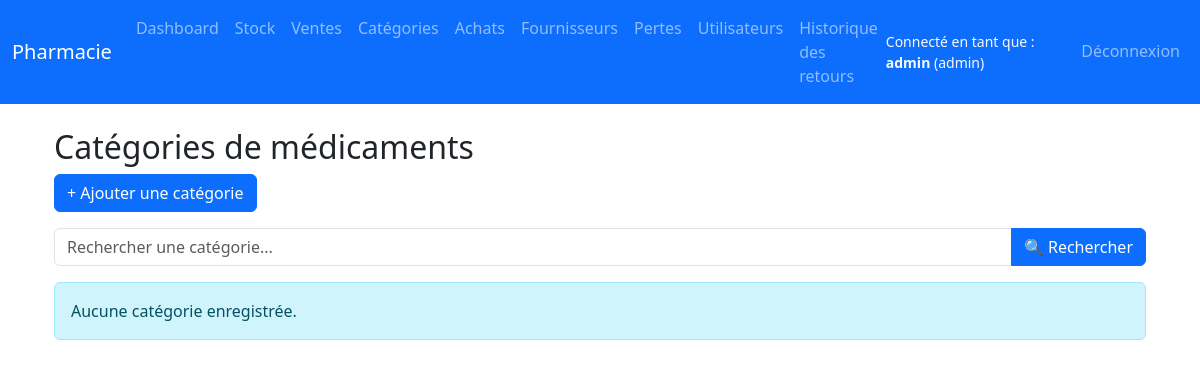
The app's page /categories/ (signed in), older data.
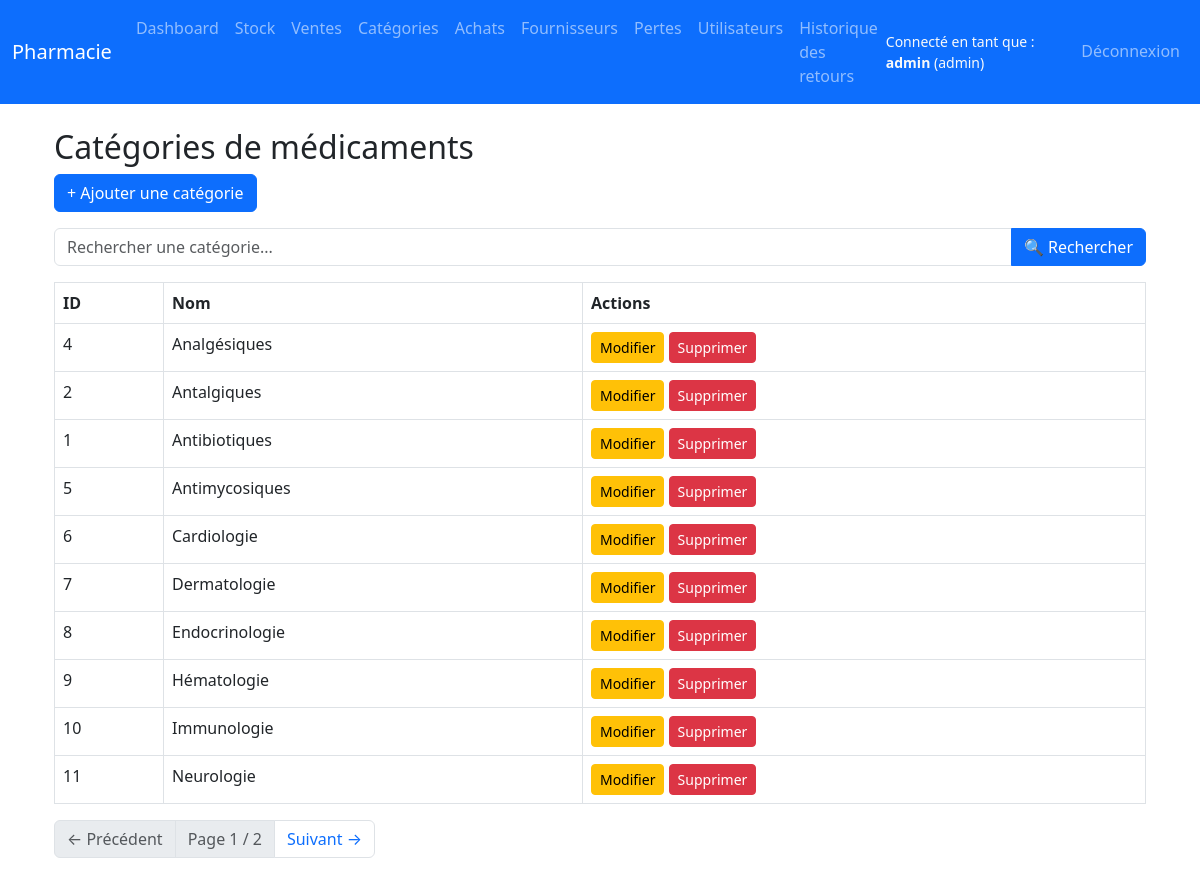
The same page, newer data.
### app/models.py (models this page shows)
class User(UserMixin, db.Model):
    id = db.Column(db.Integer, primary_key=True)
    username = db.Column(db.String(80), unique=True, nullable=False)
    password = db.Column(db.String(200), nullable=False)
    role = db.Column(db.String(20), nullable=False)  # admin, pharmacien, vendeur...
    is_active = db.Column(db.Boolean, default=True)
    sales = db.relationship('Sale', back_populates='user')

class Category(db.Model):
    id = db.Column(db.Integer, primary_key=True)
    name = db.Column(db.String(50), nullable=False)
    drugs = db.relationship('Drug', back_populates='category')

### app/routes/category.py (the view)
@bp.route('/')
@login_required
@staff_required
def list_categories():
    search_query = request.args.get('search', '', type=str)
    page = request.args.get('page', 1, type=int)
    per_page = 10  # Nombre de catégories par page
    query = Category.query
    if search_query:
        query = query.filter(Category.name.ilike(f"%{search_query}%"))
    pagination = query.order_by(Category.name.asc()).paginate(page=page, per_page=per_page)
    categories = pagination.items
    delete_form_category = DeleteCategoryForm()
    return render_template(
        'categories/list.html',
        categories=categories,
        pagination=pagination,
        search_query=search_query,
        delete_form_category=delete_form_category
    )

### app/forms.py
class DeleteCategoryForm(FlaskForm):
    pass

### app/routes/auth.py (called while the page is built)
@login_manager.user_loader
def load_user(user_id):
    return User.query.get(int(user_id))

### app/routes/supplier.py (called while the page is built)
def staff_required(f):
    from functools import wraps
    @wraps(f)
    def decorated_function(*args, **kwargs):
        if not current_user.is_authenticated or current_user.role not in ['admin', 'pharmacien']:
            abort(403)
        return f(*args, **kwargs)
    return decorated_function

### app/templates/categories/list.html (shortened to what this page needs)
{% extends 'base.html' %}
{% block content %}
<div class="container mt-4">
    <h2>Catégories de médicaments</h2>
    <a href="{{ url_for('category.add_category') }}" class="btn btn-primary mb-3">+ Ajouter une catégorie</a>
    <form method="get" class="mb-3">
        <div class="input-group">
            <input type="text" name="search" class="form-control" placeholder="Rechercher une catégorie..."
                value="{{ search_query }}">
            <button class="btn btn-primary" type="submit">🔍 Rechercher</button>
        </div>
    </form>
  {% if categories %}
  <table class="table table-bordered table-hover">
    <thead>
      <tr>
        <th>ID</th>
        <th>Nom</th>
        <th>Actions</th>
      </tr>
    </thead>
    <tbody>
      {% for category in categories %}
      <tr>
        <td>{{ category.id }}</td>
        <td>{{ category.name }}</td>
        <td>
          <a href="{{ url_for('category.edit_category', category_id=category.id) }}" class="btn btn-sm btn-warning">Modifier</a>
        <button type="button" class="btn btn-danger btn-sm" data-bs-toggle="modal" data-bs-target="#deleteModal{{ category.id }}">
          Supprimer
        </button>
        </td>
      </tr>
      {% endfor %}
    </tbody>
  </table>
  <nav aria-label="Pagination">
    <ul class="pagination">
        {% if pagination.has_prev %}
        <li class="page-item">
            <a class="page-link" href="?page={{ pagination.prev_num }}&search={{ search_query }}">← Précédent</a>
        </li>
        {% else %}
        <li class="page-item disabled"><span class="page-link">← Précédent</span></li>
        {% endif %}
        <li class="page-item disabled"><span class="page-link">Page {{ pagination.page }} / {{ pagination.pages }}</span></li>
        {% if pagination.has_next %}
        <li class="page-item">
            <a class="page-link" href="?page={{ pagination.next_num }}&search={{ search_query }}">Suivant →</a>
        </li>
        {% else %}
        <li class="page-item disabled"><span class="page-link">Suivant →</span></li>
        {% endif %}
    </ul>
  </nav>
  {% else %}
    <div class="alert alert-info">Aucune catégorie enregistrée.</div>
  {% endif %}
</div>
{% endblock %}

### app/templates/base.html (shortened to what this page needs)
<!DOCTYPE html>
<html lang="fr">
<head>
    <link href="https://cdn.jsdelivr.net/npm/bootstrap@5.3.0/dist/css/bootstrap.min.css" rel="stylesheet" />
    <link rel="stylesheet" href="https://cdn.jsdelivr.net/npm/bootstrap-icons@1.8.0/font/bootstrap-icons.css">
</head>
<body>
<nav class="navbar navbar-expand-lg navbar-dark bg-primary">
    <div class="container-fluid">
        <a class="navbar-brand" href="{{ url_for('dashboard.dashboard') }}">Pharmacie</a>
        <div class="collapse navbar-collapse" id="navMenu">
            {% if current_user.is_authenticated %}
            <ul class="navbar-nav me-auto mb-2 mb-lg-0">
                <li class="nav-item">
                    <a class="nav-link" href="{{ url_for('dashboard.dashboard') }}">Dashboard</a>
                </li>
                <li class="nav-item">
                    <a class="nav-link" href="{{ url_for('drug.list_drugs') }}">Stock</a>
                </li>
                <li class="nav-item">
                    <a class="nav-link" href="{{ url_for('sale.list_sales') }}">Ventes</a>
                </li>
                {% if current_user.role in ['admin', 'pharmacien'] %}
                <li class="nav-item">
                    <a class="nav-link" href="{{ url_for('category.list_categories') }}">Catégories</a>
                </li>
                <li class="nav-item">
                    <a class="nav-link" href="{{ url_for('purchase.list_purchases') }}">Achats</a>
                </li>
                <li class="nav-item">
                    <a class="nav-link" href="{{ url_for('supplier.list_suppliers') }}">Fournisseurs</a>
                </li>
                <li class="nav-item">
                    <a class="nav-link" href="{{ url_for('drug.list_losses') }}">Pertes</a>
                </li>
                {% endif %}
                {% if current_user.role == 'admin' %}
                <li class="nav-item">
                    <a class="nav-link" href="{{ url_for('admin.list_users') }}">Utilisateurs</a>
                </li>
                <li class="nav-item"><a class="nav-link" href="{{ url_for('sale.list_returns') }}"> Historique des retours</a></li>
                {% endif %}
            </ul>
            <ul class="navbar-nav ms-auto">
                <li class="nav-item d-flex align-items-center me-3">
                    <small class="text-light">
                        Connecté en tant que : <strong>{{ current_user.username }}</strong> ({{ current_user.role }})
                    </small>
                </li>
                <li class="nav-item">
                    <a class="nav-link" href="{{ url_for('auth.logout') }}">Déconnexion</a>
                </li>
            </ul>
            {% endif %}
        </div>
    </div>
</nav>
<div class="container mt-4">
    {% block content %}{% endblock %}
</div>
</body>
</html>

Row changes from the older to the newer data that the page shows:
added Category: id "4", name "Analgésiques"
added Category: id "2", name "Antalgiques"
added Category: id "1", name "Antibiotiques"
added Category: id "5", name "Antimycosiques"
added Category: id "6", name "Cardiologie"
added Category: id "7", name "Dermatologie"
added Category: id "8", name "Endocrinologie"
added Category: id "9", name "Hématologie"
added Category: id "10", name "Immunologie"
added Category: id "11", name "Neurologie"
Text that changed along with them:
{{ pagination.page }}: (not shown) → "1"
{{ pagination.pages }}: (not shown) → "2"
text no longer shown: "Aucune catégorie enregistrée."
text now shown: "ID Nom Actions ← Précédent Page / Suivant →"
